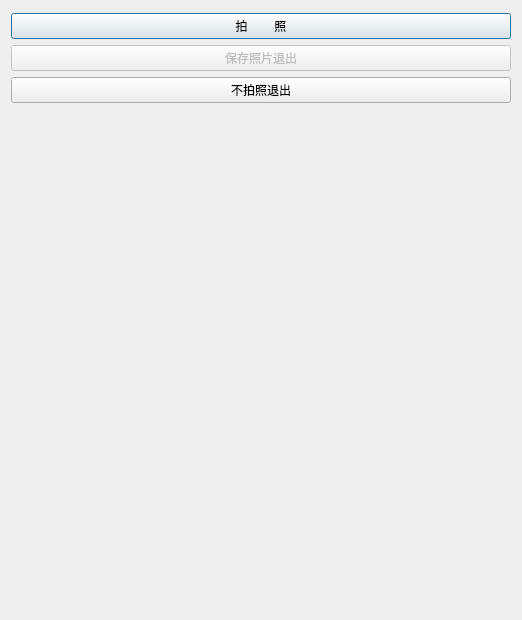
<?xml version="1.0" encoding="UTF-8"?>
<ui version="4.0">
 <class>Dialog</class>
 <widget class="QDialog" name="Dialog">
  <property name="geometry">
   <rect>
    <x>0</x>
    <y>0</y>
    <width>518</width>
    <height>600</height>
   </rect>
  </property>
  <property name="sizePolicy">
   <sizepolicy hsizetype="Fixed" vsizetype="Fixed">
    <horstretch>0</horstretch>
    <verstretch>0</verstretch>
   </sizepolicy>
  </property>
  <property name="windowTitle">
   <string>拍照</string>
  </property>
  <layout class="QVBoxLayout" name="verticalLayout">
   <item>
    <spacer name="verticalSpacer">
     <property name="orientation">
      <enum>Qt::Vertical</enum>
     </property>
     <property name="sizeType">
      <enum>QSizePolicy::Fixed</enum>
     </property>
     <property name="sizeHint" stdset="0">
      <size>
       <width>40</width>
       <height>2</height>
      </size>
     </property>
    </spacer>
   </item>
   <item>
    <widget class="QPushButton" name="pb_takePhoto">
     <property name="text">
      <string>拍        照</string>
     </property>
    </widget>
   </item>
   <item>
    <widget class="QPushButton" name="pb_accept">
     <property name="enabled">
      <bool>false</bool>
     </property>
     <property name="text">
      <string>保存照片退出</string>
     </property>
    </widget>
   </item>
   <item>
    <widget class="QPushButton" name="pb_esc">
     <property name="text">
      <string>不拍照退出</string>
     </property>
    </widget>
   </item>
   <item>
    <spacer name="verticalSpacer_2">
     <property name="orientation">
      <enum>Qt::Vertical</enum>
     </property>
     <property name="sizeType">
      <enum>QSizePolicy::Expanding</enum>
     </property>
     <property name="sizeHint" stdset="0">
      <size>
       <width>20</width>
       <height>10</height>
      </size>
     </property>
    </spacer>
   </item>
   <item>
    <widget class="QLabel" name="lb_photo">
     <property name="sizePolicy">
      <sizepolicy hsizetype="Fixed" vsizetype="Fixed">
       <horstretch>0</horstretch>
       <verstretch>0</verstretch>
      </sizepolicy>
     </property>
     <property name="minimumSize">
      <size>
       <width>500</width>
       <height>500</height>
      </size>
     </property>
     <property name="maximumSize">
      <size>
       <width>500</width>
       <height>500</height>
      </size>
     </property>
     <property name="text">
      <string/>
     </property>
     <property name="alignment">
      <set>Qt::AlignLeading|Qt::AlignLeft|Qt::AlignTop</set>
     </property>
    </widget>
   </item>
  </layout>
 </widget>
 <resources/>
 <connections/>
</ui>
